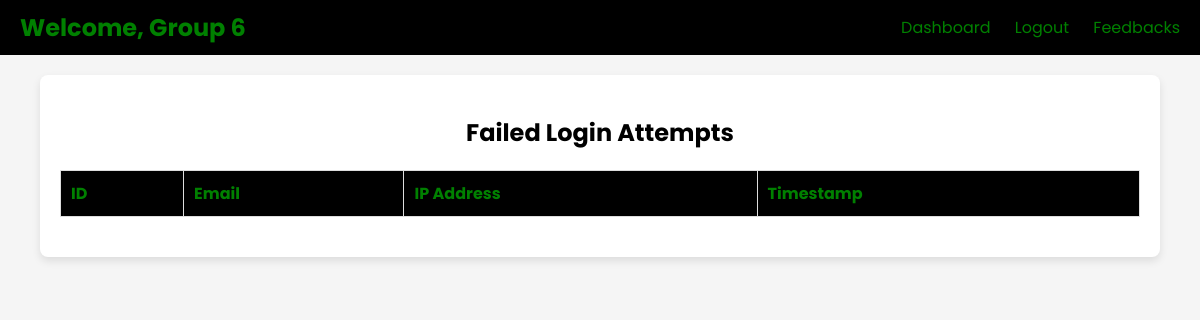
/failed_attempts.php (signed in), run on an earlier commit of the app's database.
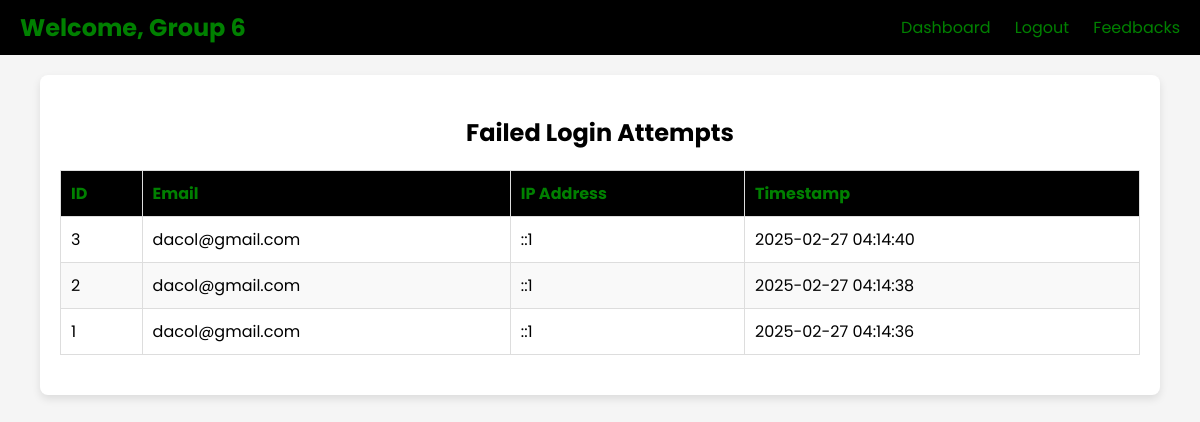
And on a later commit of the database.
### tables this page shows
CREATE TABLE `failed_logins` (
  `id` int(11) NOT NULL,
  `email` varchar(255) NOT NULL,
  `ip_address` varchar(45) NOT NULL,
  `created_at` timestamp NOT NULL DEFAULT current_timestamp()
);

### failed_attempts.php (the view, shortened to what this page needs)
<?php
include('config.php');
$failed_loginsStmt = $pdo->prepare("SELECT * FROM failed_logins ORDER BY created_at DESC");
$failed_loginsStmt->execute();
$failed_logins = $failed_loginsStmt->fetchAll(PDO::FETCH_ASSOC);
?>
<!DOCTYPE html>
<html lang="en">
<head>
</head>
<body>
    <div class="navbar">
        <div class="logo">
            <h2>Welcome, Group 6</h2>
        </div>
        <div class="nav-links">
            <a href="admin_dashboard.php">Dashboard</a>
            <a href="logout.php">Logout</a>
            <a href="feedbacks.php">Feedbacks</a>
        </div>
    </div>
    <div class="content">
        <h2>Failed Login Attempts</h2>
        <table>
            <thead>
                <tr>
                    <th>ID</th>
                    <th>Email</th>
                    <th>IP Address</th>
                    <th>Timestamp</th>
                </tr>
            </thead>
            <tbody>
                <?php foreach ($failed_logins as $attempt): ?>
                    <tr>
                        <td><?php echo htmlspecialchars($attempt['id']); ?></td>
                        <td><?php echo htmlspecialchars($attempt['email']); ?></td>
                        <td><?php echo htmlspecialchars($attempt['ip_address']); ?></td>
                        <td><?php echo htmlspecialchars($attempt['created_at']); ?></td>
                    </tr>
                <?php endforeach; ?>
            </tbody>
        </table>
    </div>
</body>
</html>

### failed_attempts.php (style rules this page uses)
body { font-family: 'Poppins', sans-serif; margin: 0; padding: 0; background-color: #f5f5f5; }
.navbar { display: flex; justify-content: space-between; align-items: center; background-color: black; color: green; padding: 10px 20px; }
.navbar .logo h2 { margin: 0; color: green; }
.nav-links a { color: green; text-decoration: none; margin-left: 20px; }
.content { padding: 20px; margin: 20px auto; background: white; border-radius: 8px; box-shadow: 0 4px 8px rgba(0, 0, 0, 0.1); max-width: 90%; }
h1, h2 { text-align: center; color: black; }
table { width: 100%; border-collapse: collapse; margin: 20px 0; }
table, th, td { border: 1px solid #ddd; }
th, td { padding: 10px; text-align: left; }
th { background-color: black; color: green; }
tr:nth-child(even) { background-color: #f9f9f9; }

What changed in the data, as far as the page shows it:
added failed_logins: id "3", email "dacol@gmail.com", ip_address "::1", created_at "2025-02-27 04:14:40"
added failed_logins: id "2", email "dacol@gmail.com", ip_address "::1", created_at "2025-02-27 04:14:38"
added failed_logins: id "1", email "dacol@gmail.com", ip_address "::1", created_at "2025-02-27 04:14:36"
